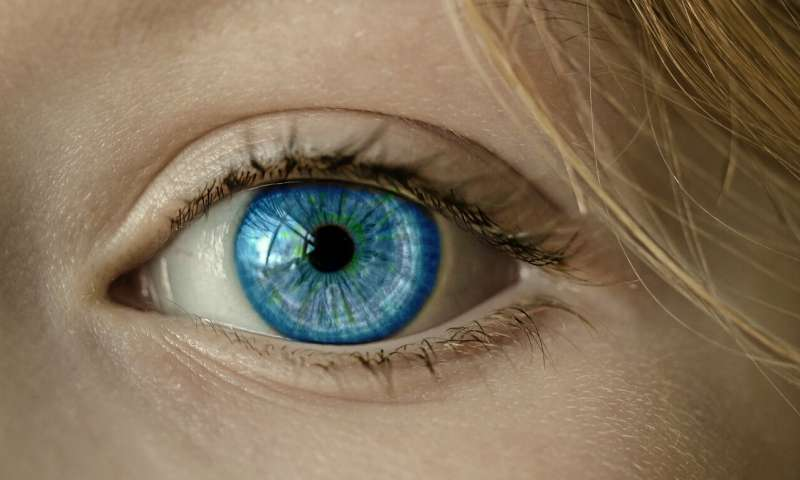
#> input picture eye.jpg, 800 x 480 px
$ python Cropping.py
#> lines starting #> are read from the running program, lines starting #| are printed output that depends on the picture
# To add a new cell, type '# %%'
# To add a new markdown cell, type '# %% [markdown]'
# %%
import cv2
import sys
import numpy as np


# %%
img = cv2.imread(r"eye.jpg")
#> img is the input picture: shape (480, 800, 3); mean B, G, R 90.4, 113.3, 130.2
print(img.shape)
#| (480, 800, 3)


imgResize = cv2.resize(img, (300,200))
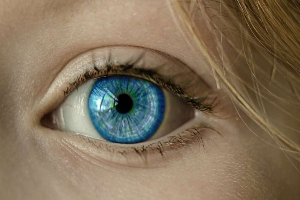
#> imgResize: shape (200, 300, 3); mean B, G, R 90.3, 113.2, 130.2
imgCropped = img[:200,200:500]
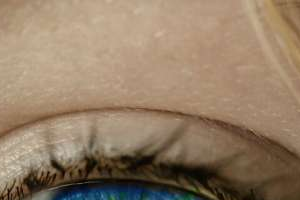
#> imgCropped: shape (200, 300, 3); mean B, G, R 102, 125.5, 147.4
cv2.imshow("Eye",img)
cv2.imshow("Eye Resized",imgResize)
cv2.imshow("Eye Cropped",imgCropped)
cv2.waitKey(0)


# %%
